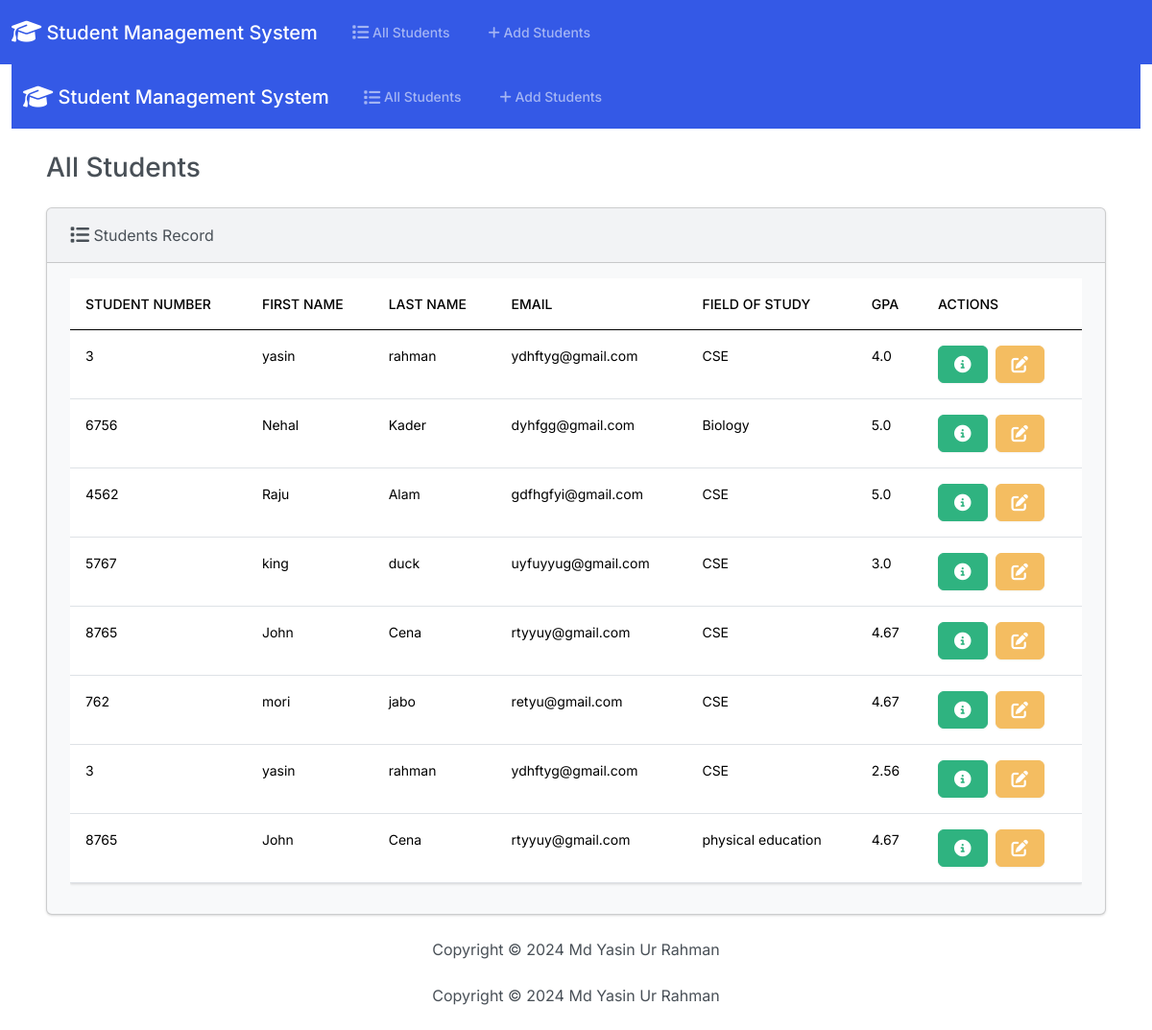
The page / on the database its author committed.
### student/models.py (models this page shows, shortened)
class Student(models.Model):
    student_number = models.PositiveBigIntegerField()
    first_name = models.CharField(max_length=50)
    last_name = models.CharField(max_length=50)
    email = models.EmailField(max_length=100)
    field_of_study = models.CharField(max_length=50)
    gpa = models.FloatField()

### student/views.py (the view)
# urls.py: path('',views.index,name='index'),
def index(request):
    return render(request, 'student/index.html',{
        'student': Student.objects.all()
    })

### student/templates/student/index.html (shortened to what this page needs)
{% extends "student/base.html" %}
{% load static %}
{% block body %}
<!DOCTYPE html>
<html lang="en">
<head>
    <link rel="stylesheet" href="https://cdnjs.cloudflare.com/ajax/libs/font-awesome/6.7.1/css/all.min.css">
    <link href="{% static 'css/bootstrap.min.css' %}" rel="stylesheet">
</head>
<body class="d-flex flex-column min-vh-100">
<nav class="navbar navbar-expand-lg bg-primary" data-bs-theme="dark">
    <div class="container-fluid">
        <a class="navbar-brand" href="#">
            <i class="fa-solid fa-graduation-cap fa-lg"></i> Student Management System
        </a>
        <div class="collapse navbar-collapse" id="navbarColor01">
            <ul class="navbar-nav me-auto">
                <li class="nav-item">
                    <a class="nav-link" href="#"> All Students</a>
                </li>
                <li class="nav-item">
                    <a class="nav-link" href="#"><i class="fa-solid fa-plus"></i> Add Students</a>
                </li>
            </ul>
        </div>
    </div>
</nav>
<div class="container-fluid">
    <h3 class="m-4">All Students</h3>
    <div class="row">
        <div class="col-12">
            {% if student %}
            <div class="card bg-light ms-4 me-4 mb-4">
                <div class="card-header">
                    <i class="fa-solid fa-list fa-lg"></i> Students Record
                </div>
                <div class="card-body">
                    <div class="table-responsive">
                        <table class="table table-hover">
                            <thead>
                                <tr>
                                    <th scope="col">Student Number</th>
                                    <th scope="col">First Name</th>
                                    <th scope="col">Last Name</th>
                                    <th scope="col">Email</th>
                                    <th scope="col">Field of Study</th>
                                    <th scope="col">GPA</th>
                                    <th scope="col">Actions</th>
                                </tr>
                            </thead>
                            <tbody>
                                {% for student in student %}
                                <tr>
                                    <td>{{ student.student_number }}</td>
                                    <td>{{ student.first_name }}</td>
                                    <td>{{ student.last_name }}</td>
                                    <td>{{ student.email }}</td>
                                    <td>{{ student.field_of_study }}</td>
                                    <td>{{ student.gpa }}</td>
                                    <td>
                                        <button type="button" class="btn btn-success me-1" data-bs-toggle="modal" data-bs-target="#myModal{{ student.id }}">
                                        </button>
                                        <a class="btn btn-warning me-1" href="{% url 'edit' student.id %}">
                                        </a>
                                    </td>
                                </tr>
                                {% endfor %}
                            </tbody>
                        </table>
                    </div>
                </div>
            </div>
            {% else %}
            <h5 class="alert alert-primary ms-4 me-4">No students record</h5>
            {% endif %}
        </div>
    </div>
</div>
<footer class="mt-auto mb-4 text-center">
    <span>
        Copyright &copy; <script>document.write(new Date().getFullYear())</script> Md Yasin Ur Rahman
    </span>
</footer>
</body>
</html>
{% endblock %}

### student/templates/student/base.html (shortened to what this page needs)
{% load static %}
<!DOCTYPE html>
<html lang="en">
<head>
    <link rel="stylesheet" href="https://cdnjs.cloudflare.com/ajax/libs/font-awesome/6.4.2/css/all.min.css">
    <link rel="stylesheet" href="https://cdn.jsdelivr.net/npm/bootstrap@5.0.2/dist/css/bootstrap.min.css">
    <link href="{% static 'css/bootstrap.min.css' %}" rel="stylesheet">
</head>
<body class="d-flex flex-column min-vh-100">
<nav class="navbar navbar-expand-lg bg-primary" data-bs-theme="dark">
    <div class="container-fluid">
        <a class="navbar-brand" href="{% url 'index' %}">
            <i class="fa-solid fa-graduation-cap fa-lg"></i> Student Management System
        </a>
        <div class="collapse navbar-collapse" id="navbarColor01">
            <ul class="navbar-nav me-auto">
                <li class="nav-item">
                    <a class="nav-link" href="{% url 'index' %}"> All Students</a>
                </li>
                <li class="nav-item">
                    <a class="nav-link" href="{% url 'add' %}"><i class="fa-solid fa-plus"></i> Add Students</a>
                </li>
            </ul>
        </div>
    </div>
</nav>
<div class="container-fluid">
    {% block body %}
    {% endblock %}
</div>
<footer class="mt-auto mb-4">
    <div class="text-center">
        <span>
            Copyright &copy; {% now "Y" %} Md Yasin Ur Rahman
        </span>
    </div>
</footer>
</body>
</html>

### rows shown on the page
Student: student_number "3", first_name "yasin", last_name "rahman", email "ydhftyg@gmail.com", field_of_study "CSE", gpa "4.0"
Student: student_number "6756", first_name "Nehal", last_name "Kader", email "dyhfgg@gmail.com", field_of_study "Biology", gpa "5.0"
Student: student_number "4562", first_name "Raju", last_name "Alam", email "gdfhgfyi@gmail.com", field_of_study "CSE", gpa "5.0"
Student: student_number "5767", first_name "king", last_name "duck", email "uyfuyyug@gmail.com", field_of_study "CSE", gpa "3.0"
Student: student_number "8765", first_name "John", last_name "Cena", email "rtyyuy@gmail.com", field_of_study "CSE", gpa "4.67"
Student: student_number "762", first_name "mori", last_name "jabo", email "retyu@gmail.com", field_of_study "CSE", gpa "4.67"
Student: student_number "3", first_name "yasin", last_name "rahman", email "ydhftyg@gmail.com", field_of_study "CSE", gpa "2.56"
Student: student_number "8765", first_name "John", last_name "Cena", email "rtyyuy@gmail.com", field_of_study "physical education", gpa "4.67"
